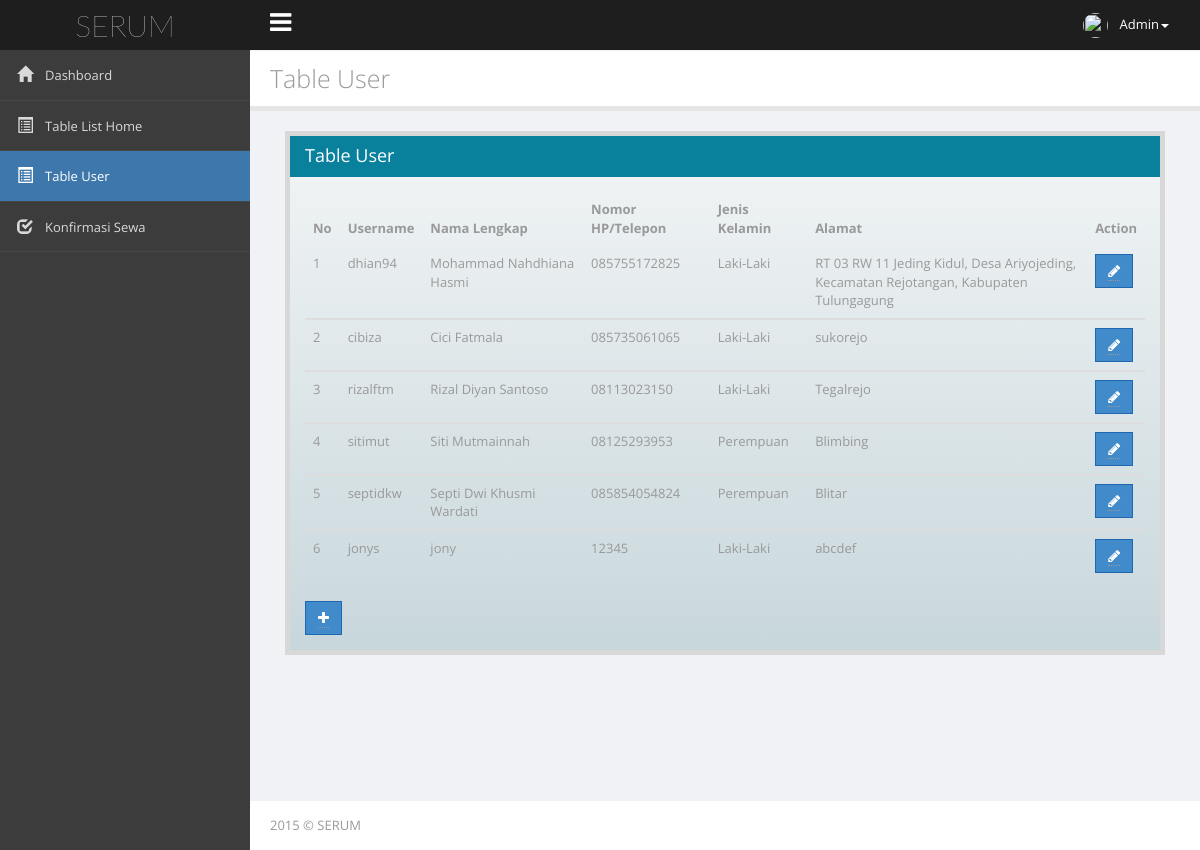
/tableUser.php (signed in), run on the app's committed database.
### tables this page shows
CREATE TABLE IF NOT EXISTS `user` (
  `idUser` tinyint(5) unsigned NOT NULL,
  `username` varchar(30) NOT NULL,
  `password` varchar(15) NOT NULL,
  `nama_lengkap` varchar(50) NOT NULL,
  `noKTP` varchar(16) NOT NULL,
  `noHP` varchar(12) NOT NULL,
  `jenis_kelamin` varchar(10) NOT NULL,
  `alamat` varchar(100) NOT NULL
);

### tableUser.php (the view, shortened to what this page needs)
<!DOCTYPE html>
<html>
    <head>
        <link type="text/css" rel="stylesheet" href="styles/jquery-ui-1.10.4.custom.min.css">
        <link type="text/css" rel="stylesheet" href="styles/font-awesome.min.css">
        <link type="text/css" rel="stylesheet" href="styles/bootstrap.min.css">
        <link type="text/css" rel="stylesheet" href="styles/animate.css">
        <link type="text/css" rel="stylesheet" href="styles/all.css">
        <link type="text/css" rel="stylesheet" href="styles/main.css">
        <link type="text/css" rel="stylesheet" href="styles/style-responsive.css">
        <link type="text/css" rel="stylesheet" href="styles/zabuto_calendar.min.css">
        <link type="text/css" rel="stylesheet" href="styles/pace.css">
        <link type="text/css" rel="stylesheet" href="styles/jquery.news-ticker.css">
    </head>
    <body>
        <div id="header-topbar-option-demo" class="page-header-topbar">
            <nav id="topbar" role="navigation" style="margin-bottom: 0;" data-step="3" class="navbar navbar-default navbar-static-top">
                <div class="navbar-header">
                    <a id="logo" href="#" class="navbar-brand"><span class="fa fa-rocket"></span><span class="logo-text">SERUM</span><span style="display: none" class="logo-text-icon">µ</span></a></div>
                <div class="topbar-main">
                    <a id="menu-toggle" href="#" class="hidden-xs"><i class="fa fa-bars"></i></a>
                    <ul class="nav navbar navbar-top-links navbar-right mbn">
                        <li class="dropdown topbar-user"><a data-hover="dropdown" href="#" class="dropdown-toggle">
                                <img src="images/avatar/48.jpg" alt="" class="img-responsive img-circle"/>&nbsp;
                                <span class="hidden-xs">Admin</span><span class="caret">
                                </span></a>
                        </li>
                    </ul>
                </div>
            </nav>
        </div>
        <div id="wrapper">
            <nav id="sidebar" role="navigation" data-step="2" data-intro="Template has &lt;b&gt;many navigation styles&lt;/b&gt;"
                 data-position="right" class="navbar-default navbar-static-side">
                <div class="sidebar-collapse menu-scroll">
                    <ul id="side-menu" class="nav">
                        <li ><a href="dashboardAdmin.php"><i class="glyphicon glyphicon-home">
                                </i><span class="menu-title">Dashboard</span></a>
                        </li>
                        <li><a href="tableListHomeAdmin.php"><i class="glyphicon glyphicon-list-alt">
                                </i><span class="menu-title">Table List Home</span></a>
                        </li>
                        <li class="active" ><a href="tableUser.php"><i class="glyphicon glyphicon-list-alt">
                                </i><span class="menu-title">Table User </span></a>
                        </li>
                        <li ><a href="konfirmasiSewa.php"><i class="glyphicon glyphicon-check">
                                </i><span class="menu-title">Konfirmasi Sewa </span></a>
                        </li>
                    </ul>
                </div>
            </nav>
            <div id="page-wrapper">
                <div id="title-breadcrumb-option-demo" class="page-title-breadcrumb">
                    <div class="page-header pull-left">
                        <div class="page-title">Table User</div>
                    </div>
                    <div class="clearfix">
                    </div>
                </div>
                <div class="page-content">
                    <div class="col-lg-12">
                        <div class="row">
                            <div class="col-lg-12">
                                <div class="panel panel-blue">
                                    <div class="panel-heading">Table User</div>
                                    <div class="panel-body">
                                        <table class="table table-hover">
                                            <thead>
                                                <tr>
                                                    <th>No</th>
                                                    <th>Username</th>
                                                    <th>Nama Lengkap</th>
                                                    <th>Nomor HP/Telepon</th>
                                                    <th>Jenis Kelamin</th>
                                                    <th class="col-lg-4">Alamat</th>
                                                    <th>Action</th>
                                                </tr>
                                            </thead>
                                            <?php
                                            $query = mysql_query("select * from user;");
                                            $no = 1;
                                            while ($data = mysql_fetch_array($query)) {
                                                ?>
                                                <tbody>
                                                    <tr>
                                                        <td><?php echo $no; ?></td>
                                                        <td><?php echo $data['username']; ?></td>
                                                        <td><?php echo $data['nama_lengkap']; ?></td>
                                                        <td><?php echo $data['noHP']; ?></td>
                                                        <td><?php echo $data['jenis_kelamin']; ?></td>
                                                        <td><?php echo $data['alamat']; ?></td>
                                                        <td>
                                                            <a class="btn btn-primary" href="editUser.php?id=<?php echo $data['idUser'] ?>">
                                                                <abbr title="Edit User">
                                                                    <i class="fa fa-pencil">
                                                                    </i>
                                                                </abbr>
                                                            </a>
                                                        </td>
                                                    </tr>
                                                </tbody>
                                                <?php
                                                $no++;
                                            }
                                            ?>
                                        </table>
                                        <a class="btn btn-primary" data-toggle="modal" data-target="#myModal">
                                            <abbr title="Add User">
                                                <i class="fa fa-plus">
                                                </i>
                                            </abbr>
                                        </a>
                                    </div>
                                </div>
                            </div>
                        </div>
                    </div>
                </div>
                <div id="footer">
                    <div class="copyright">
                        <a href="http://themifycloud.com">2015 © SERUM</a></div>
                </div>
            </div>
        </div>
    </body>
</html>

### data on the page
user: username "dhian94", nama_lengkap "Mohammad Nahdhiana Hasmi", noHP "085755172825", jenis_kelamin "Laki-Laki", alamat "RT 03 RW 11 Jeding Kidul, Desa Ariyojeding, Kecamatan Rejotangan, Kabupaten Tulungagung"
user: username "cibiza", nama_lengkap "Cici Fatmala", noHP "085735061065", jenis_kelamin "Laki-Laki", alamat "sukorejo"
user: username "rizalftm", nama_lengkap "Rizal Diyan Santoso", noHP "08113023150", jenis_kelamin "Laki-Laki", alamat "Tegalrejo"
user: username "sitimut", nama_lengkap "Siti Mutmainnah", noHP "08125293953", jenis_kelamin "Perempuan", alamat "Blimbing"
user: username "septidkw", nama_lengkap "Septi Dwi Khusmi Wardati", noHP "085854054824", jenis_kelamin "Perempuan", alamat "Blitar"
user: username "jonys", nama_lengkap "jony", noHP "12345", jenis_kelamin "Laki-Laki", alamat "abcdef"
